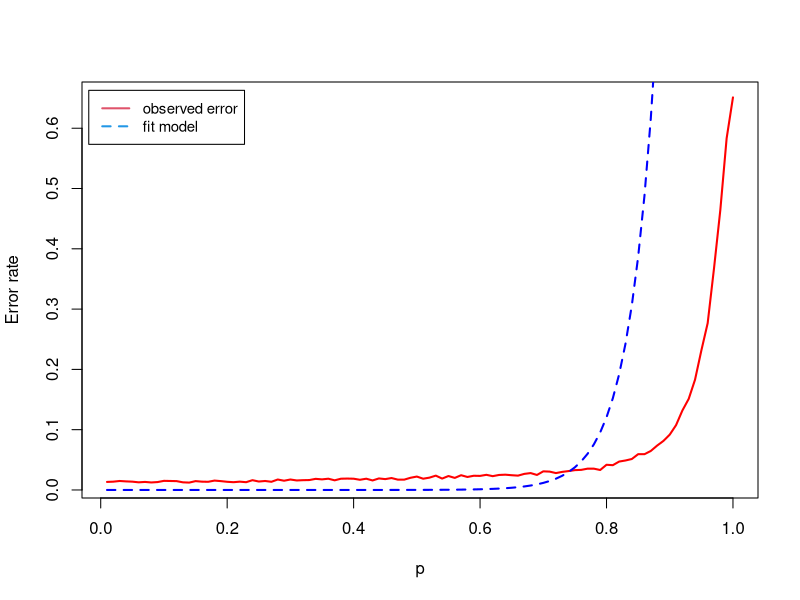

This figure's R source:
a = c(0.63, 0.33, 0.33, 0.40, 0.41, 0.5)
b = c(74.2, 23.3, 32.7, 25.0, 6.0, 50)
k = 19

y = as.matrix(read.table('Temp/k1_iris.dat'))
x = seq(0.01,1,length.out = length(y))
#pdf("figures/cancer.pdf", 7.83, 5.17)
plot(x,y,type='l',col='red',lwd=2,xlab="p",ylab="Error rate")
lines(x,k*(1-a[2])*exp(b[2]*(x-1)),col='blue',lwd=2,lty=2)
legend('topleft', legend=c("observed error", "fit model"),inset=c(0.01,0.02)
       ,col=c(2,4),lty=c(1,2),lwd=c(2,2),cex=0.9)
#dev.off()
# 
# y = as.matrix(read.table('Temp/k1_iris.dat'))
# #pdf("figures/iris.pdf", 7.83, 5.17)
# plot(x,y,type='l',col='red',lwd=2,xlab="p",ylab="Error rate")
# lines(x,(1-a[2])*exp(b[2]*(x-1))+c,col='blue',lwd=2,lty=2)
# legend('topleft', legend=c("observed error", "fit model"),inset=c(0.01,0.02)
#        ,col=c(2,4),lty=c(1,2),lwd=c(2,2),cex=0.9)
# #dev.off()
# 
# y = as.matrix(read.table('Temp/k1_seeds.dat'))
# #pdf("figures/seeds.pdf", 7.83, 5.17)
# plot(x,y,type='l',col='red',lwd=2,xlab="p",ylab="Error rate")
# lines(x,(1-a[3])*exp(b[3]*(x-1))+c,col='blue',lwd=2,lty=2)
# legend('topleft', legend=c("observed error", "fit model"),inset=c(0.01,0.02)
#        ,col=c(2,4),lty=c(1,2),lwd=c(2,2),cex=0.9)
# #dev.off()
# 
# y = as.matrix(read.table('Temp/k1_wine.dat'))
# #pdf("figures/wine.pdf", 7.83, 5.17)
# plot(x,y,type='l',col='red',lwd=2,xlab="p",ylab="Error rate")
# lines(x,(1-a[4])*exp(b[4]*(x-1))+c,col='blue',lwd=2,lty=2)
# legend('topleft', legend=c("observed error", "fit model"),inset=c(0.01,0.02)
#        ,col=c(2,4),lty=c(1,2),lwd=c(2,2),cex=0.9)
# #dev.off()
# 
# y = as.matrix(read.table('Temp/k1_zoo.dat'))
# #pdf("figures/zoo.pdf", 7.83, 5.17)
# plot(x,y,type='l',col='red',lwd=2,xlab="p",ylab="Error rate")
# lines(x,(1-a[5])*exp(b[5]*(x-1))+c,col='blue',lwd=2,lty=2)
# legend('topleft', legend=c("observed error", "fit model"),inset=c(0.01,0.02)
#        ,col=c(2,4),lty=c(1,2),lwd=c(2,2),cex=0.9)
# #dev.off()
# 
# y = as.matrix(read.table('Temp/k1_banknote.dat'))
# #pdf("figures/zoo.pdf", 7.83, 5.17)
# plot(x,y,type='l',col='red',lwd=2,xlab="p",ylab="Error rate")
# lines(x,(1-a[6])*exp(b[6]*(x-1))+c,col='blue',lwd=2,lty=2)
# legend('topleft', legend=c("observed error", "fit model"),inset=c(0.01,0.02)
#        ,col=c(2,4),lty=c(1,2),lwd=c(2,2),cex=0.9)
# #dev.off()
